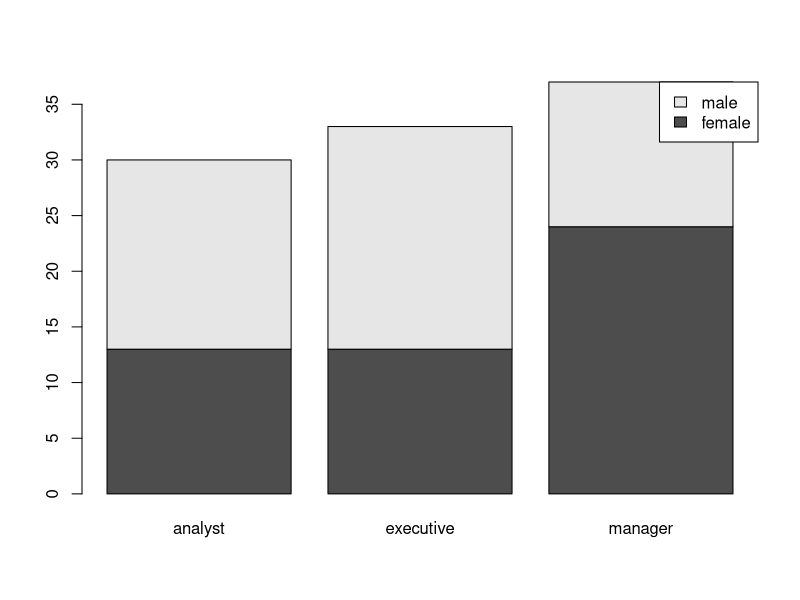
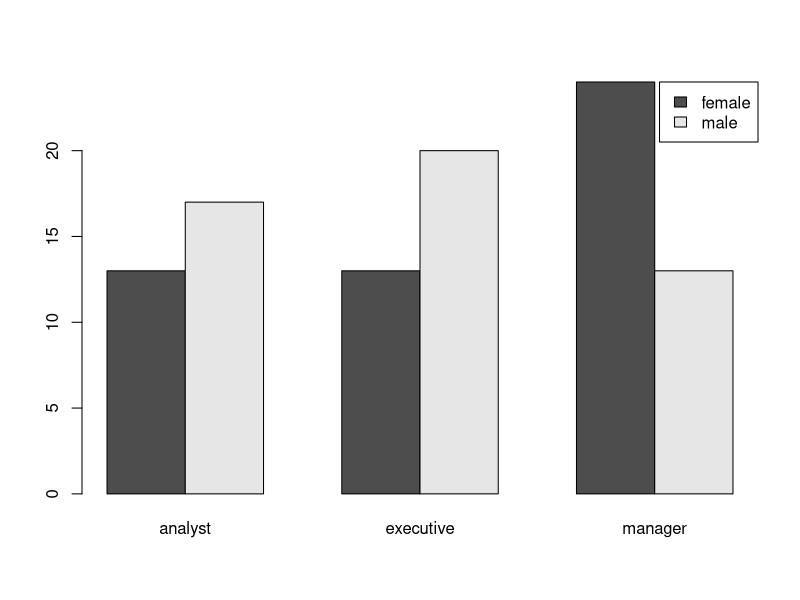
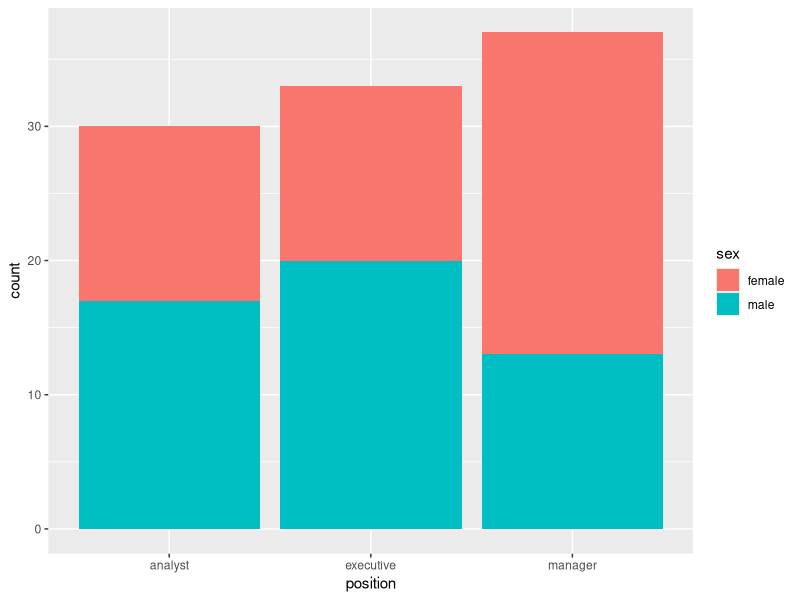
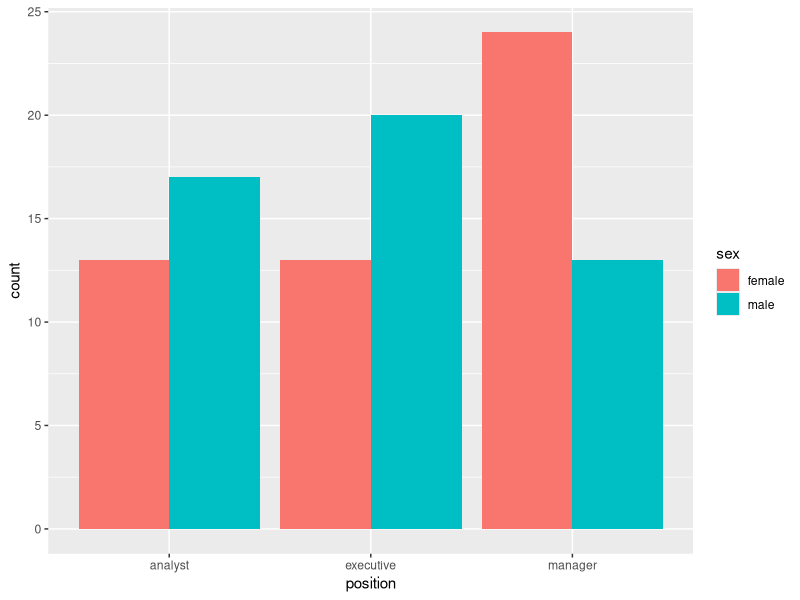

The R script that drew these images, in order:
## ---- chunk 1
knitr::opts_chunk$set(echo = TRUE)
## ---- chunk 2
# Loading libraries
library(tidyverse)
library(gmodels)

# Generating a sample dataframe

sex <- sample(c("male","female"),100,replace = TRUE)
position <- sample(c("manager","analyst","executive"),100,replace = TRUE)
salary <- sample(c("high","medium","low"),100,replace = TRUE)
poll_results <- data.frame(sex,position,salary)

# To save poll_results in a RData file: save(poll_results,file = "poll_reults.RData")

# To generate the frequence table use table() function. In this case it is a multidimensional table. Use ftable() to print it in 'flat' format:
freq_table_full <- table(poll_results)
ftable(freq_table_full)

# To generate the proportions table
prop.table(freq_table_full)

# simple two-way contingency table:
two_var_table <- table(sex,position)
prop.table(two_var_table)

# Calculating table margin values by row:
margin.table(two_var_table, 1)

# Calculating table margin values by column:
margin.table(two_var_table, 2)

# summary(table_name) shows chi-square test of indepedence:
summary(two_var_table)

# Contingency tables can also be created using dplyr package:
poll_results %>% group_by(salary,sex,position) %>% summarise(count = n())

## ---- chunk 3
# And now lets show this table using standard barplot(), stacked bar plot:
barplot(two_var_table,legend = rownames(two_var_table), args.legend = list(x = "topright"))

# Side by side:
barplot(two_var_table,legend = rownames(two_var_table), beside = TRUE, args.legend = list(x = "topright"))

# Or using ggplot2:
poll_results  %>% ggplot(aes(x = position, fill = sex)) +
  geom_bar()

poll_results  %>% ggplot(aes(x = position, fill = sex)) +
  geom_bar(position = position_dodge())

## ---- chunk 4

advanced_table <- CrossTable(x = poll_results$sex,y = poll_results$position,expected=FALSE,prop.r=TRUE,prop.c=TRUE,prop.t=TRUE,chisq = TRUE,fisher=TRUE,mcnemar=FALSE,resid=FALSE,sresid=FALSE,asresid=FALSE,missing.include=FALSE)
attributes(advanced_table)
advanced_table$chisq
advanced_table$fisher.ts

# Chi-Square test can be run independently:
(chi_res <- chisq.test(two_var_table))
# to extract individual elemenst of the htest object
attributes(chi_res)
chi_res$p.value

# and Ficher exact test:
fisher.test(two_var_table) 
